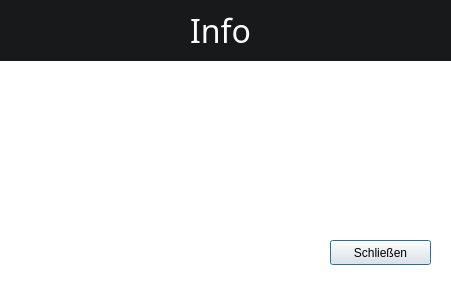
<?xml version="1.0" encoding="UTF-8"?>
<ui version="4.0">
 <class>infomessage</class>
 <widget class="QDialog" name="infomessage">
  <property name="geometry">
   <rect>
    <x>0</x>
    <y>0</y>
    <width>451</width>
    <height>281</height>
   </rect>
  </property>
  <property name="windowTitle">
   <string>Hotel Management Office System</string>
  </property>
  <widget class="QWidget" name="background" native="true">
   <property name="geometry">
    <rect>
     <x>0</x>
     <y>60</y>
     <width>451</width>
     <height>221</height>
    </rect>
   </property>
   <property name="styleSheet">
    <string notr="true">#background {

background-color: white;
}
</string>
   </property>
   <widget class="QLabel" name="labelInfoMessage">
    <property name="geometry">
     <rect>
      <x>40</x>
      <y>20</y>
      <width>371</width>
      <height>81</height>
     </rect>
    </property>
    <property name="font">
     <font>
      <pointsize>11</pointsize>
     </font>
    </property>
    <property name="text">
     <string>&lt;html&gt;&lt;head/&gt;&lt;body&gt;&lt;p&gt;&lt;br/&gt;&lt;/p&gt;&lt;/body&gt;&lt;/html&gt;</string>
    </property>
   </widget>
   <widget class="QPushButton" name="closeWindowButton">
    <property name="geometry">
     <rect>
      <x>330</x>
      <y>180</y>
      <width>101</width>
      <height>25</height>
     </rect>
    </property>
    <property name="styleSheet">
     <string notr="true"/>
    </property>
    <property name="text">
     <string>Schließen</string>
    </property>
   </widget>
  </widget>
  <widget class="QWidget" name="header" native="true">
   <property name="geometry">
    <rect>
     <x>0</x>
     <y>0</y>
     <width>451</width>
     <height>61</height>
    </rect>
   </property>
   <property name="styleSheet">
    <string notr="true">#header {

background-color: #18191A;

}</string>
   </property>
   <widget class="QLabel" name="headerText">
    <property name="geometry">
     <rect>
      <x>190</x>
      <y>10</y>
      <width>251</width>
      <height>41</height>
     </rect>
    </property>
    <property name="font">
     <font>
      <family>Yrsa</family>
      <pointsize>24</pointsize>
     </font>
    </property>
    <property name="styleSheet">
     <string notr="true">#headerText {

color:white;

}</string>
    </property>
    <property name="text">
     <string>Info</string>
    </property>
   </widget>
   <widget class="QWidget" name="logo" native="true">
    <property name="geometry">
     <rect>
      <x>130</x>
      <y>10</y>
      <width>51</width>
      <height>41</height>
     </rect>
    </property>
    <property name="styleSheet">
     <string notr="true">#logo {

border-image:url(:/images/logo_white.png);
}</string>
    </property>
   </widget>
  </widget>
 </widget>
 <resources/>
 <connections/>
</ui>
